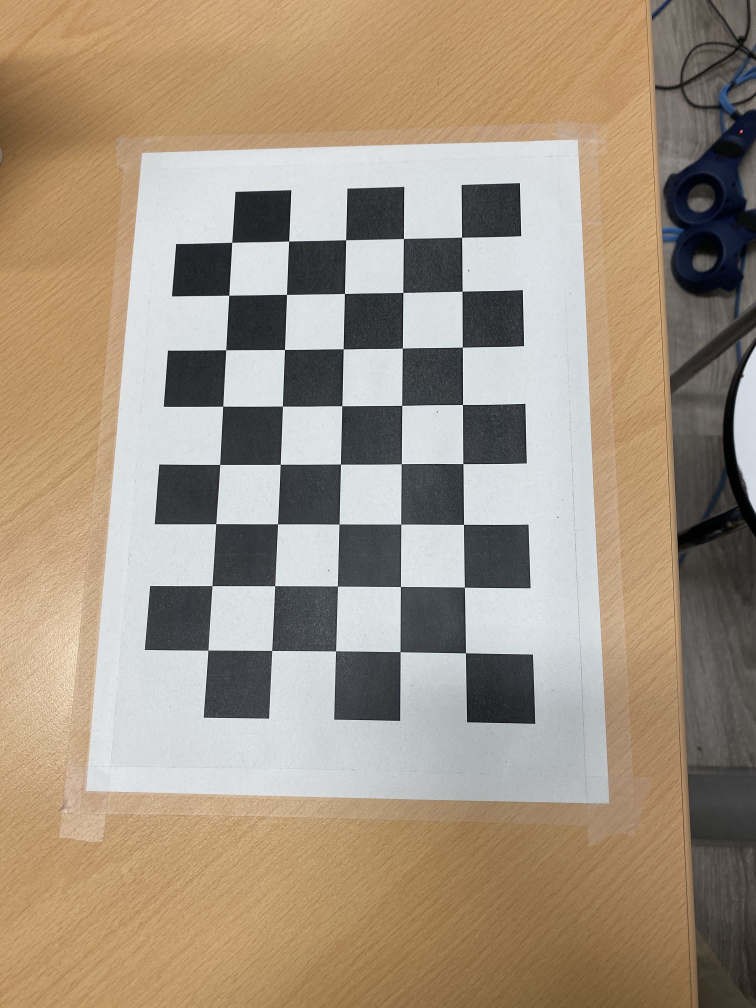
#> input picture labs/LabSession4/chessboards/0.jpg, 3024 x 4032 px, found by its file name (shown at 1/4 size); the run also reads 2 pictures not shown here
$ jupyter execute LabSession4ExercisesSolutions.ipynb
#> lines starting #> are read from the running program, lines starting #| are printed output that depends on the picture; long printed decimals are rounded
# Camera Calibration
## Computer Vision and Image Processing - Lab Session 4 Excerices Solutions
### Prof: Luigi Di Stefano, luigi.distefano@unibo.it
### Tutor: Alex Costanzino, alex.costanzino@unibo.it - Iacopo Curti, iacopo.curti2@unibo.it

## Exercise 0: Calibrate your own camera (or Sample Camera)

Try to reimplement the code explained in the theory. Acquire a set of images with a camera (e.g. your mobile phone camera) and calibrate it. For the calibration target print the chessboard.pdf in a A4 paper.
If you are not able to use a camera use the sample images contained in "calibration_images/*.jpg"

[cell 1]
import numpy as np
import cv2
from matplotlib import pyplot as plt

dirname = "chessboards/"
img_names = [dirname + str(i) + ".jpg" for i in range(13)]

square_size = 26.5 #mm
pattern_size = (8,5) # number of inner corner

#Building 3D points
indices = np.indices(pattern_size, dtype=np.float32)
indices *= square_size
pattern_points = np.zeros([pattern_size[0]*pattern_size[1], 3], np.float32)
coords_3D = indices.T.reshape(-1, 2)
pattern_points[:, :2] = coords_3D

def processImage(fn):
#> called with fn = 'chessboards/0.jpg'
    print('processing {}'.format(fn))
    img = cv2.imread(fn, cv2.IMREAD_GRAYSCALE)

    if img is None:
        print("Failed to load", fn)
        return None

    found, corners = cv2.findChessboardCorners(img, pattern_size)
#> found = True; corners = 40 rows, first 8: [1848.4, 949.9], [1849.6, 1166.1], [1850.9, 1389.8], [1851.8, 1619.5], [1853, 1856.4], [1855.6, 2098.5], [1859.1, 2349.9], [1863.5, 2612.8]

    if found:
        #Refining corner position to subpixel iteratively until criteria  max_count=30 or criteria_eps_error=1 is sutisfied
        term = (cv2.TERM_CRITERIA_EPS + cv2.TERM_CRITERIA_COUNT, 5, 1)
        #Image Corners
        cv2.cornerSubPix(img, corners, (5, 5), (-1, -1), term)

    if not found:
        print('chessboard not found')
        return None

    print('           %s... OK' % fn)
    return (corners.reshape(-1, 2), pattern_points)

# Building 2D-3D correspondeces
chessboards = [processImage(fn) for fn in img_names]
chessboards = [x for x in chessboards if x is not None]

obj_points = [] #3D points
img_points = [] #2D points

for (corners, pattern_points) in chessboards:
        img_points.append(corners)
        obj_points.append(pattern_points)

# Getting the width and height of the images
h, w = cv2.imread(img_names[0], cv2.IMREAD_GRAYSCALE).shape[:2]
#> h = 4032; w = 3024

# Calibrating Camera
rms, camera_matrix, dist_coefs, rvecs, tvecs = cv2.calibrateCamera(obj_points, img_points, (w, h), None, None)
#> rms = 0.465; camera_matrix = [[3158.6, 0, 1487.5], [0, 3184.7, 2048.8], [0, 0, 1]]; dist_coefs = [[0.292, -1.76, -0.00268, 0.000356, 3.5]]; rvecs = ([-0.129, 0.233, 1.57],); tvecs = ([41, -123.8, 365.6],)

## Exercise 1A: 3D-2D correspondence

Using image "chessboards/0.jpg" and the calibration results, find the 2D point correspondent to the 3D point (53, 53, 0) and draw a red circle around it.
Solve the exercise in two different ways:

* Use the OpenCV function cv2.projectPoints(objectPoints, rvec, tvec, cameraMatrix, distCoeffs).
* Do it "manually" using the PPM matrix derived from the calibration parameters obtained in the previous exercise.

[cell 2]
import cv2
import numpy as np
import matplotlib.pyplot as plt

#Read the image
img = cv2.imread('chessboards/0.jpg')
#> img is the input picture: shape (4032, 3024, 3); mean B, G, R 129.1, 147.8, 162.7
img = cv2.cvtColor(img, cv2.COLOR_BGR2RGB)

# Define the 3D point
_3d_point = np.array([[53., 53., 0.]], dtype = np.float32)

# Find 2D correspondences with ProjectPoints function.
# projectPoints already consider distorsion coefficients so no need to undistort the imagebefore
# In case you will use the undistorted image you have to pass newcameramtx instead of camera_matrix
# and np.array([0.,0.,0.,0.,0.]) instaead of dist_coefs because distorsion is 0 in undistorted image

print('Using cv2.projectPoints:')
_2d_point = cv2.projectPoints(_3d_point, rvecs[0], tvecs[0], camera_matrix, dist_coefs)[0][0,0]
_2d_point = np.round(_2d_point).astype(int)

print("2D point using PPM: ", _2d_point)
#| 2D point using PPM:  [1374 1397]

# Draw a circle around the point
img1 = np.copy(img)
cv2.circle(img1, (_2d_point[0], _2d_point[1]), 100, (255,0,0), 20)
plt.figure(figsize=(10, 10))
plt.imshow(img1)
plt.show()

# Second way
# First undistort image to make the PPM working better removing the lens distorsion.
# If the lens distorsion is small you shoud not see big differences
# We have to do it since the homography is a linear transformation and cannot remap nonlinear deformations

newcameramtx, roi = cv2.getOptimalNewCameraMatrix(camera_matrix, dist_coefs, (w, h), 1, (w, h))
#> newcameramtx = [[3209.7, 0, 1488.7], [0, 3322.9, 2033.8], [0, 0, 1]]; roi = (282, 376, 2419, 3344)
x, y, w_2, h_2 = roi
#> x = 282; y = 376; w_2 = 2419; h_2 = 3344
img_undistorted = cv2.undistort(img, camera_matrix, dist_coefs, None, newcameramtx)
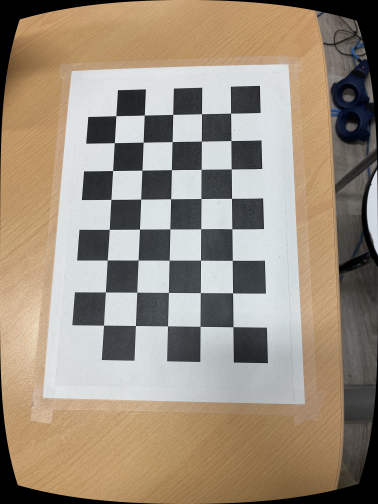
#> img_undistorted: shape (4032, 3024, 3) (shown at 1/8 size); mean R, G, B 155.5, 142.3, 125.7

# Find the results calcultaing the PPM from A,R and T
print('Using PPM:')
R = np.asarray(cv2.Rodrigues(rvecs[0])[0])
#> R = [[-0.0156, -0.998, 0.0645], [0.974, -0.000474, 0.228], [-0.227, 0.0664, 0.972]]
T = np.asarray(tvecs[0])
#> T = [41, -123.8, 365.6]
A = newcameramtx # We use the undistorted image so we have to change A to the new optimal for the undistorted image
#> A has the same summary as newcameramtx

# Building the PPM
PPM = np.matmul(A, np.concatenate((R, T), axis=1))
#> PPM = [[-388.5, -3103.8, 1653.3, 675849.6], [2773, 133.4, 2733.3, 332087.9], [-0.227, 0.0664, 0.972, 365.6]]

# Define the 3D point in homogeneous coordinate in order to multiply with the PPM
_3d_point_homogeneous = np.array([[53.], [53.], [0.], [1.]])

# Multiply by the PPM obtaining the pixel in homogeneous coordinate
_2d_point_homogeneous = np.matmul(PPM, _3d_point_homogeneous)

# Divide by the third value to get the pixel coordinate
_2d_point = _2d_point_homogeneous / _2d_point_homogeneous[-1, 0]

print("2D point using PPM (Coordinates referred to the undistorted image): ", ( int(round(_2d_point[0,0])), int(round(_2d_point[1,0])) ))
#| 2D point using PPM (Coordinates referred to the undistorted image):  (1374, 1361)

# Draw the point
img2 = np.copy(img_undistorted)
cv2.circle(img2, (int(_2d_point[0]),int( _2d_point[1])), 100, (255,0,0), 20)

# Crop away the black region obtained by undistorsion
img2 = img2[y:y+h_2, x:x+w_2]
#> img2: shape (3344, 2419, 3)

plt.figure(figsize=(10, 10))
plt.imshow(img2)
plt.show()

## Exercise 1 B:
Find the 3D point correspondent to the 2D point of the (2,2) corner. Do it first using the PPM derived from the calibration parameters and then using a new homography (calculated with cv2.findHomography).

The expected result is approximately (53,53,0).

[cell 3]
import cv2
import numpy as np
import matplotlib.pyplot as plt

#Read the image
img = cv2.imread('chessboards/0.jpg')
h, w = img.shape[:2]

# First undistort image to make the PPM working better removing the lens distorsion.
# If the lens distorsion is small you shoud not see big differences
# Crop away the black regions only after all the computation
# because crop change the dimension of the image leading to wrong results
newcameramtx, roi = cv2.getOptimalNewCameraMatrix(camera_matrix, dist_coefs, (w, h), 1, (w, h))
x, y, w_2, h_2 = roi
img = cv2.undistort(img, camera_matrix, dist_coefs, None, newcameramtx)

# define chessboard params
square_size = 26.5 #mm
pattern_size = (8,5) # number of inner corner

# build chessboard 3D points
indices = np.indices(pattern_size, dtype=np.float32)
indices *= square_size
pattern_points = np.zeros([pattern_size[0]*pattern_size[1], 3], np.float32)
coords_3D = indices.T.reshape(-1, 2)
pattern_points[:, :2] = coords_3D

# processImage takes the undistorted image in this case
def processImage(img):
    print('processing')
    img = cv2.cvtColor(img, cv2.COLOR_BGR2GRAY)
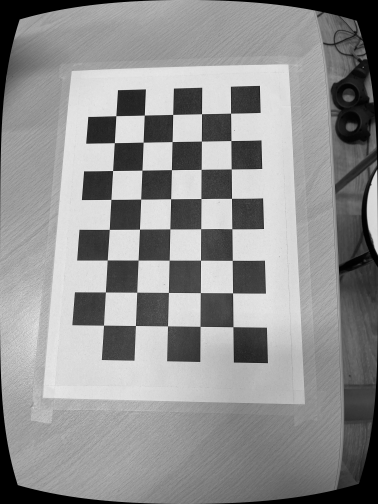
#> img: shape (4032, 3024) (shown at 1/8 size); min 0, max 255, mean 144.4
    found, corners = cv2.findChessboardCorners(img, pattern_size)
#> found = True; corners = 40 rows, first 8: [1848.7, 908.3], [1850.7, 1127.9], [1853.3, 1355], [1855.7, 1589.8], [1858.4, 1834.2], [1861.4, 2085.6], [1864.3, 2346.6], [1867.2, 2617.5]

    if found:
        #Refining corner position to subpixel iteratively until criteria  max_count=30 or criteria_eps_error=1 is sutisfied
        term = (cv2.TERM_CRITERIA_EPS + cv2.TERM_CRITERIA_COUNT, 5, 1)
        #Image Corners
        cv2.cornerSubPix(img, corners, (5, 5), (-1, -1), term)

    if not found:
        print('chessboard not found')
        return None

    print('           ... OK')
    return (corners.reshape(-1, 2), pattern_points)

corners, pattern_points = processImage(img)
#> corners = 40 pairs, first value 831.6 to 1867.2, second value 908.4 to 2617.5; pattern_points = 40 rows, first 8: [0, 0, 0], [26.5, 0, 0], [53, 0, 0], [79.5, 0, 0], [106, 0, 0], [132.5, 0, 0], [159, 0, 0], [185.5, 0, 0]

# Getting the position of corner (2,2)
_2d_point = corners[pattern_size[0]*2 + 2] # Corner (2,2) 2D position
_2d_point_homogeneous = np.concatenate([_2d_point, [1]])

# find the homography between 3D points and 2D points
homography = cv2.findHomography(pattern_points, corners, 0)[0]
#> homography = [[-1.06, -8.49, 1848.6], [7.58, 0.365, 908.4], [-0.000622, 0.000182, 1]]

# use the inverse of the homography to project the 2D point to the 3D point
_3d_point_homogeneous = np.matmul(np.linalg.inv(homography), _2d_point_homogeneous)

# transform homogeneous coordinates in euclidean coordinates
_3d_point = _3d_point_homogeneous / _3d_point_homogeneous[-1]

# force the 3D point to be on the chessboard plane
_3d_point[-1] = 0.

_3d_point = _3d_point.reshape([1,3])
print('\nCorresponding 3D point using new homography:', _3d_point[0])
#| Corresponding 3D point using new homography: [52.966 52.998  0.        ]

# SECOND WAY: USE THE PPM
# Find the results calculating the PPM from A,R and T
print('Using PPM:')
R = np.asarray(cv2.Rodrigues(rvecs[0])[0])
T = np.asarray(tvecs[0])
A = newcameramtx # We use the undistorted image so we have to change A to the new optimal for the undistorted image

# Building the PPM
PPM = np.matmul(A, np.concatenate((R, T), axis=1))

# P as Homography
homography = np.concatenate([PPM[:, :2], PPM[:,3:]], axis=1)
#> homography = [[-388.5, -3103.8, 675849.6], [2773, 133.4, 332087.9], [-0.227, 0.0664, 365.6]]

# use the inverse of the homography to project the 2D point to the 3D point
_3d_point_homogeneous = np.matmul(np.linalg.inv(homography), _2d_point_homogeneous)

# transform homogeneous coordinates in euclidean coordinates
_3d_point = _3d_point_homogeneous / _3d_point_homogeneous[-1]

# force the 3D point to be on the chessboard plane
_3d_point[-1] = 0.

_3d_point = _3d_point.reshape([1,3])
print('\nCorresponding 3D point using PPM:', _3d_point[0])
#| Corresponding 3D point using PPM: [52.965 53.000  0.        ]

## Exercise 2: 3D Measureaments in mm

Take an image with an object belonging to same plane of the chessboard (the chessboard has to be in the image). If you cannot use your camera try on "es2/pen.jpg".

Measure the lenght of that object in mm.

Get the 2D image coordinates using the Image Visualization Tool in LabSession3Exercise3VisualizationTool.ipynb

Expected_results: 145.56mm

**Tips (Only if needed)**
* Find the homography given 2D-3D correspondences
* Get the coordinate of two pixels of the object
* Apply the same transformation as in Exercise 1b to get the 3D coordinate of those pixels
* Find the euclidean distance between two 3D points to get your mesuraments

[cell 4]
# Distorsion ignored in this exercise. Try to add the undistorsion in your solution.

import numpy as np
import cv2

image_name = "es2/pen.jpg"
image = cv2.imread(image_name)
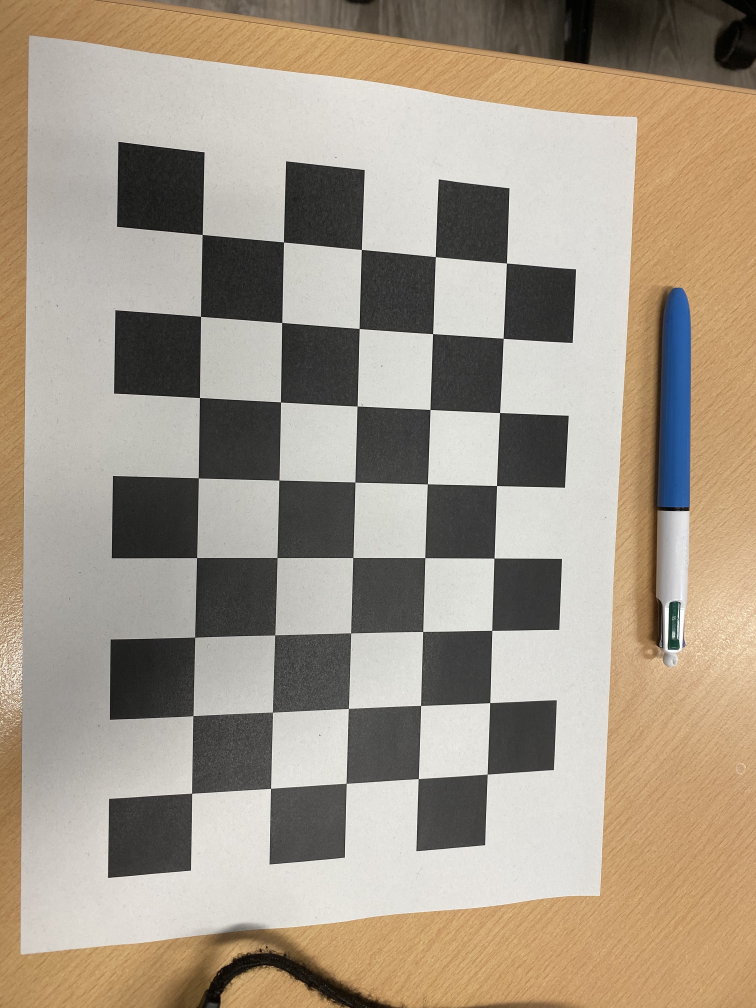
#> input picture labs/LabSession4/es2/pen.jpg, 3024 x 4032 px, found by its file name (shown at 1/4 size)
#> image is the input picture: shape (4032, 3024, 3); mean B, G, R 136.5, 152.4, 164.4

square_size = 26.5 #mm
pattern_size = (8,5) # number of inner corner

#Building 3D points
indices = np.indices(pattern_size, dtype=np.float32)
indices *= square_size
pattern_points = np.zeros([pattern_size[0]*pattern_size[1], 3], np.float32)
coords_3D = indices.T.reshape(-1, 2)
pattern_points[:, :2] = coords_3D

def processImage(fn):
#> called with fn = 'es2/pen.jpg'
    print('processing {}'.format(fn))
    img = cv2.imread(fn, cv2.IMREAD_GRAYSCALE)
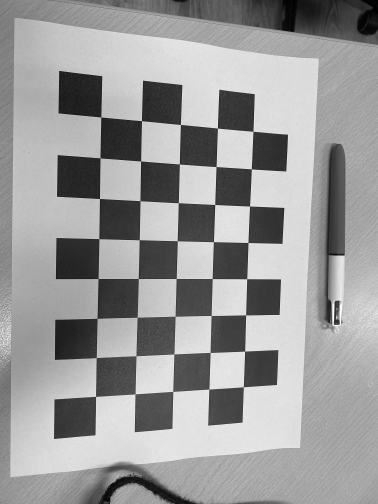
#> img: shape (4032, 3024) (shown at 1/8 size); min 0, max 255, mean 154.2

    if img is None:
        print("Failed to load", fn)
        return None

    found, corners = cv2.findChessboardCorners(img, pattern_size)
#> found = True; corners = 40 rows, first 8: [768.3, 3174.2], [772.5, 2865.1], [780.4, 2549.8], [787.9, 2232], [794.5, 1912.9], [799.4, 1591.4], [803.9, 1266.8], [810.1, 939.5]

    if found:
        #Refining corner position to subpixel iteratively until criteria  max_count=30 or criteria_eps_error=1 is sutisfied
        term = (cv2.TERM_CRITERIA_EPS + cv2.TERM_CRITERIA_COUNT, 5, 1)
        #Image Corners
        cv2.cornerSubPix(img, corners, (5, 5), (-1, -1), term)

    if not found:
        print('chessboard not found')
        return None

    print('           %s... OK' % fn)
    return (corners.reshape(-1, 2), pattern_points)

# Building 2D-3D correspondeces
corners, pattern_points = processImage(image_name)
#> corners = 40 pairs, first value 768.4 to 2026.9, second value 939.4 to 3174

# Finding homography between the two sets of points
homography = cv2.findHomography(pattern_points, corners)[0] #from 3D to 2D
#> homography = [[0.108, 12.89, 768.6], [-12.2, 2.03, 3174.7], [-0.000161, 0.000898, 1]]

# Find 2D points A,B using the Visualization tool
point2D_homogeneous_a = (2722, 1160, 1)
point2D_homogeneous_b = (2686, 2675, 1)

# Find 3D coordinates
point3D_homogeneous_a = np.matmul(np.linalg.inv(homography), point2D_homogeneous_a)
#> point3D_homogeneous_a = [161.2, 157, 0.885]
point3D_a = point3D_homogeneous_a/point3D_homogeneous_a[-1]
#> point3D_a = [182.2, 177.4, 1]
point3D_a[-1] = 0

point3D_homogeneous_b = np.matmul(np.linalg.inv(homography), point2D_homogeneous_b)
#> point3D_homogeneous_b = [31.71, 156.5, 0.865]
point3D_b = point3D_homogeneous_b/point3D_homogeneous_b[-1]
#> point3D_b = [36.68, 181, 1]
point3D_b[-1] = 0

print("2D: ", point2D_homogeneous_a[:-1], point2D_homogeneous_b[:-1])
print("3D: ", point3D_a, point3D_b)
#| 3D:  [182.193 177.435   0.        ] [ 36.676 181.046   0.        ]

# Drawing line and circles
cv2.circle(image, (point2D_homogeneous_a[0], point2D_homogeneous_a[1]), 100, (0,0,255), 5)
cv2.circle(image, (point2D_homogeneous_b[0], point2D_homogeneous_b[1]), 100, (0,0,255), 5)
cv2.line(image, (point2D_homogeneous_a[0], point2D_homogeneous_a[1]),  (point2D_homogeneous_b[0], point2D_homogeneous_b[1]),(0,255,0),10)

dist = np.linalg.norm(point3D_a-point3D_b)
#> dist = 145.6
print("{:.2f}mm".format(dist))
#| 145.56mm

plt.figure(figsize=(20,10))
plt.imshow(cv2.cvtColor(image,cv2.COLOR_BGR2RGB))
plt.show()

## Exercise 3: Augmented Reality

Given an image, project it on the chessboard to cover all the corners of the image. Try to get restore the values of the original image (the one with the chessboard) instead of black pixels obtained with warping.

Get the 2D image coordinates using the Image Visualization Tool in LabSession3Exercise3VisualizationTool.ipynb or with cv2.findChessboardCorners.

Test the algorithm on "es3/stregatto.jpg" and "es3/stregatto2.jpg".

Expected result:

**Tips (Only if needed)**
* Find the 4 points in the image where you would like to project the image with the chessboard
* Find the Perspective Transformation
* Warp the image
* Understand what are the points to restore with the original values
* Restore the values in those pixels

[cell 5]
# Distorsion ignored in this exercise. Try to add the undistorsion in your solution.

import numpy as np
import cv2
from matplotlib import pyplot as plt

image = cv2.imread("../LabSession4/es3/chessboard.jpg")
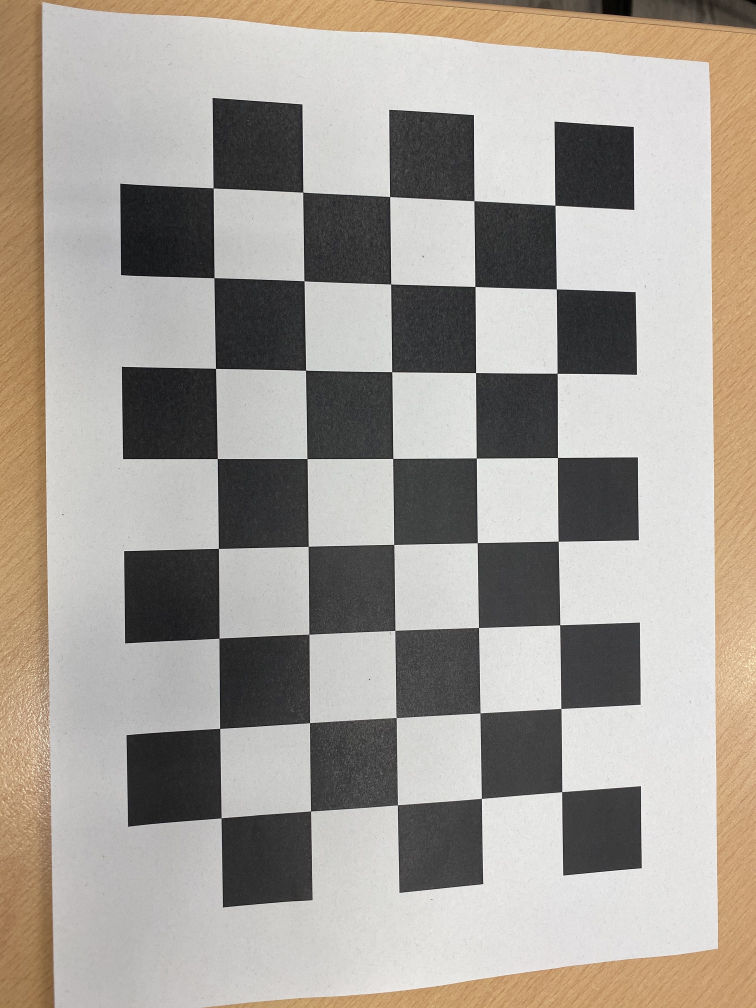
#> input picture labs/LabSession4/es3/chessboard.jpg, 3024 x 4032 px (shown at 1/4 size)
#> image is the input picture: shape (4032, 3024, 3); mean B, G, R 151.2, 158.9, 165.2
image2project = cv2.imread("../LabSession4/es3/stregatto2.jpg")
#> (the rest of the program and of its run is left out)
